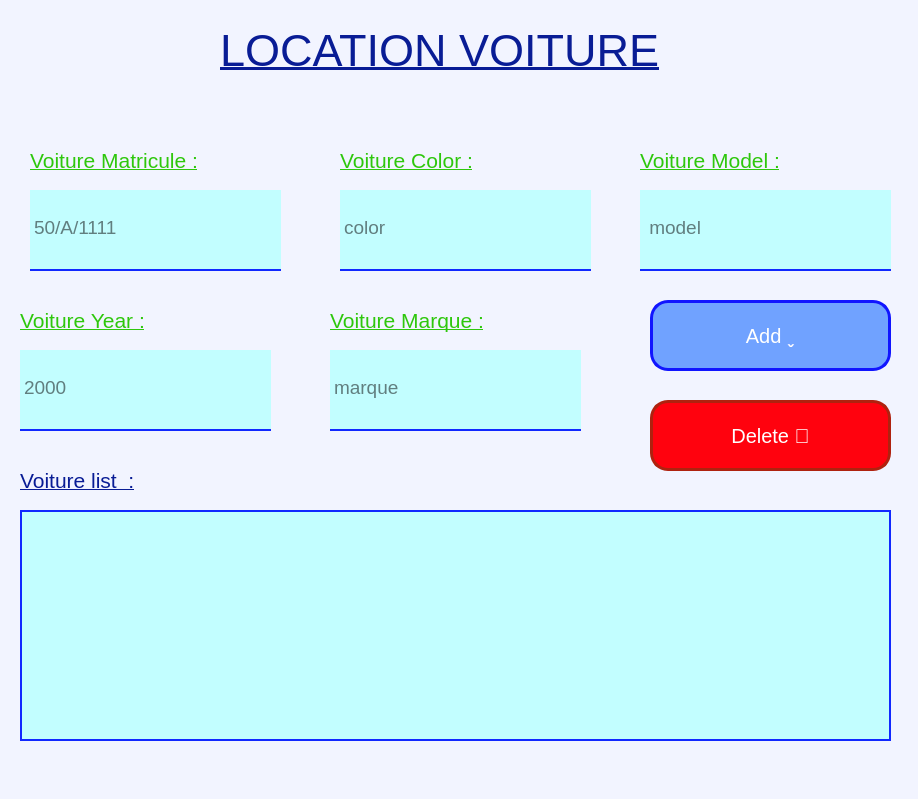
<?xml version="1.0" encoding="UTF-8"?>
<ui version="4.0">
 <class>LOCATION_DE_VOITURE</class>
 <widget class="QMainWindow" name="LOCATION_DE_VOITURE">
  <property name="geometry">
   <rect>
    <x>0</x>
    <y>0</y>
    <width>918</width>
    <height>799</height>
   </rect>
  </property>
  <property name="windowTitle">
   <string>MainWindow</string>
  </property>
  <property name="styleSheet">
   <string notr="true">background-color: rgb(242, 244, 255);</string>
  </property>
  <widget class="QWidget" name="centralwidget">
   <widget class="QLineEdit" name="VOITURE_MODEL_input">
    <property name="geometry">
     <rect>
      <x>640</x>
      <y>190</y>
      <width>251</width>
      <height>81</height>
     </rect>
    </property>
    <property name="font">
     <font>
      <pointsize>14</pointsize>
     </font>
    </property>
    <property name="styleSheet">
     <string notr="true">border: 2px solid rgba(0,0,0,0);
border-bottom-color: rgb(17, 40, 255);
padding-bottom:7px;
background-color: rgb(194, 254, 255);</string>
    </property>
    <property name="placeholderText">
     <string> model</string>
    </property>
   </widget>
   <widget class="QLineEdit" name="VOITURE_MAT_input">
    <property name="geometry">
     <rect>
      <x>30</x>
      <y>190</y>
      <width>251</width>
      <height>81</height>
     </rect>
    </property>
    <property name="font">
     <font>
      <pointsize>14</pointsize>
     </font>
    </property>
    <property name="styleSheet">
     <string notr="true">border: 2px solid rgba(0,0,0,0);
border-bottom-color: rgb(17, 40, 255);
padding-bottom:7px;
background-color: rgb(194, 254, 255);</string>
    </property>
    <property name="text">
     <string/>
    </property>
    <property name="placeholderText">
     <string>50/A/1111</string>
    </property>
   </widget>
   <widget class="QLineEdit" name="VOITURE_COLOR_input">
    <property name="geometry">
     <rect>
      <x>340</x>
      <y>190</y>
      <width>251</width>
      <height>81</height>
     </rect>
    </property>
    <property name="font">
     <font>
      <pointsize>14</pointsize>
     </font>
    </property>
    <property name="styleSheet">
     <string notr="true">border: 2px solid rgba(0,0,0,0);
border-bottom-color: rgb(17, 40, 255);
padding-bottom:7px;
background-color: rgb(194, 254, 255);</string>
    </property>
    <property name="placeholderText">
     <string>color 	</string>
    </property>
   </widget>
   <widget class="QLabel" name="label">
    <property name="geometry">
     <rect>
      <x>220</x>
      <y>20</y>
      <width>531</width>
      <height>61</height>
     </rect>
    </property>
    <property name="font">
     <font>
      <pointsize>34</pointsize>
      <underline>true</underline>
     </font>
    </property>
    <property name="styleSheet">
     <string notr="true">color: rgb(9, 28, 149);</string>
    </property>
    <property name="text">
     <string>LOCATION VOITURE</string>
    </property>
   </widget>
   <widget class="QPushButton" name="Add_btn">
    <property name="geometry">
     <rect>
      <x>650</x>
      <y>300</y>
      <width>241</width>
      <height>71</height>
     </rect>
    </property>
    <property name="sizeIncrement">
     <size>
      <width>0</width>
      <height>0</height>
     </size>
    </property>
    <property name="font">
     <font>
      <pointsize>15</pointsize>
     </font>
    </property>
    <property name="cursor">
     <cursorShape>PointingHandCursor</cursorShape>
    </property>
    <property name="styleSheet">
     <string notr="true">#Add_btn{
background-color: rgb(112, 162, 255);
color: rgb(255, 255, 255);
border-radius: 18px;
border: 3px Solid rgb(17, 21, 255);
}
#Add_btn:hover:pressed{
background-color: rgb(190, 164, 255);
}</string>
    </property>
    <property name="text">
     <string>Add </string>
    </property>
   </widget>
   <widget class="QLabel" name="label_5">
    <property name="geometry">
     <rect>
      <x>30</x>
      <y>140</y>
      <width>251</width>
      <height>41</height>
     </rect>
    </property>
    <property name="font">
     <font>
      <pointsize>16</pointsize>
      <underline>true</underline>
     </font>
    </property>
    <property name="styleSheet">
     <string notr="true">color: rgb(46, 199, 12);</string>
    </property>
    <property name="text">
     <string>Voiture Matricule :</string>
    </property>
   </widget>
   <widget class="QLabel" name="label_6">
    <property name="geometry">
     <rect>
      <x>340</x>
      <y>140</y>
      <width>251</width>
      <height>41</height>
     </rect>
    </property>
    <property name="font">
     <font>
      <pointsize>16</pointsize>
      <underline>true</underline>
     </font>
    </property>
    <property name="styleSheet">
     <string notr="true">color: rgb(46, 199, 12);</string>
    </property>
    <property name="text">
     <string>Voiture Color :</string>
    </property>
   </widget>
   <widget class="QLabel" name="label_7">
    <property name="geometry">
     <rect>
      <x>640</x>
      <y>140</y>
      <width>251</width>
      <height>41</height>
     </rect>
    </property>
    <property name="font">
     <font>
      <pointsize>16</pointsize>
      <underline>true</underline>
     </font>
    </property>
    <property name="styleSheet">
     <string notr="true">color: rgb(46, 199, 12);</string>
    </property>
    <property name="text">
     <string>Voiture Model :</string>
    </property>
   </widget>
   <widget class="QLineEdit" name="VOITURE_YEAR_input">
    <property name="geometry">
     <rect>
      <x>20</x>
      <y>350</y>
      <width>251</width>
      <height>81</height>
     </rect>
    </property>
    <property name="font">
     <font>
      <pointsize>14</pointsize>
     </font>
    </property>
    <property name="styleSheet">
     <string notr="true">border: 2px solid rgba(0,0,0,0);
border-bottom-color: rgb(17, 40, 255);
padding-bottom:7px;
background-color: rgb(194, 254, 255);</string>
    </property>
    <property name="text">
     <string/>
    </property>
    <property name="placeholderText">
     <string>2000</string>
    </property>
   </widget>
   <widget class="QLabel" name="label_8">
    <property name="geometry">
     <rect>
      <x>20</x>
      <y>300</y>
      <width>251</width>
      <height>41</height>
     </rect>
    </property>
    <property name="font">
     <font>
      <pointsize>16</pointsize>
      <underline>true</underline>
     </font>
    </property>
    <property name="styleSheet">
     <string notr="true">color: rgb(46, 199, 12);</string>
    </property>
    <property name="text">
     <string>Voiture Year :</string>
    </property>
   </widget>
   <widget class="QLineEdit" name="VOITURE_MARQUE_input">
    <property name="geometry">
     <rect>
      <x>330</x>
      <y>350</y>
      <width>251</width>
      <height>81</height>
     </rect>
    </property>
    <property name="font">
     <font>
      <pointsize>14</pointsize>
     </font>
    </property>
    <property name="styleSheet">
     <string notr="true">border: 2px solid rgba(0,0,0,0);
border-bottom-color: rgb(17, 40, 255);
padding-bottom:7px;
background-color: rgb(194, 254, 255);</string>
    </property>
    <property name="text">
     <string/>
    </property>
    <property name="placeholderText">
     <string>marque</string>
    </property>
   </widget>
   <widget class="QLabel" name="label_9">
    <property name="geometry">
     <rect>
      <x>330</x>
      <y>300</y>
      <width>251</width>
      <height>41</height>
     </rect>
    </property>
    <property name="font">
     <font>
      <pointsize>16</pointsize>
      <underline>true</underline>
     </font>
    </property>
    <property name="styleSheet">
     <string notr="true">color: rgb(46, 199, 12);</string>
    </property>
    <property name="text">
     <string>Voiture Marque :</string>
    </property>
   </widget>
   <widget class="QLabel" name="label_4">
    <property name="geometry">
     <rect>
      <x>20</x>
      <y>460</y>
      <width>351</width>
      <height>41</height>
     </rect>
    </property>
    <property name="font">
     <font>
      <pointsize>16</pointsize>
      <underline>true</underline>
     </font>
    </property>
    <property name="styleSheet">
     <string notr="true">color: rgb(9, 28, 149);</string>
    </property>
    <property name="text">
     <string>Voiture list  :</string>
    </property>
   </widget>
   <widget class="QListWidget" name="VOITURE_listWidget">
    <property name="geometry">
     <rect>
      <x>20</x>
      <y>510</y>
      <width>871</width>
      <height>231</height>
     </rect>
    </property>
    <property name="font">
     <font>
      <pointsize>14</pointsize>
     </font>
    </property>
    <property name="styleSheet">
     <string notr="true">border: 2px solid rgba(0,0,0,0);
border-color: rgb(17, 40, 255);
padding-bottom:7px;
background-color: rgb(194, 254, 255);</string>
    </property>
   </widget>
   <widget class="QPushButton" name="Delete_btn">
    <property name="geometry">
     <rect>
      <x>650</x>
      <y>400</y>
      <width>241</width>
      <height>71</height>
     </rect>
    </property>
    <property name="sizeIncrement">
     <size>
      <width>0</width>
      <height>0</height>
     </size>
    </property>
    <property name="font">
     <font>
      <pointsize>15</pointsize>
     </font>
    </property>
    <property name="cursor">
     <cursorShape>PointingHandCursor</cursorShape>
    </property>
    <property name="styleSheet">
     <string notr="true">#Delete_btn{
color: rgb(255, 255, 255);
border-radius: 18px;
background-color: rgb(255, 2, 14);
border: 3px Solid rgb(175, 34, 15);
}
#Delete_btn:hover:pressed{
background-color: rgb(255, 167, 43);
}
</string>
    </property>
    <property name="text">
     <string>Delete </string>
    </property>
   </widget>
  </widget>
  <widget class="QMenuBar" name="menubar">
   <property name="geometry">
    <rect>
     <x>0</x>
     <y>0</y>
     <width>918</width>
     <height>29</height>
    </rect>
   </property>
  </widget>
  <widget class="QStatusBar" name="statusbar"/>
 </widget>
 <resources/>
 <connections/>
</ui>
